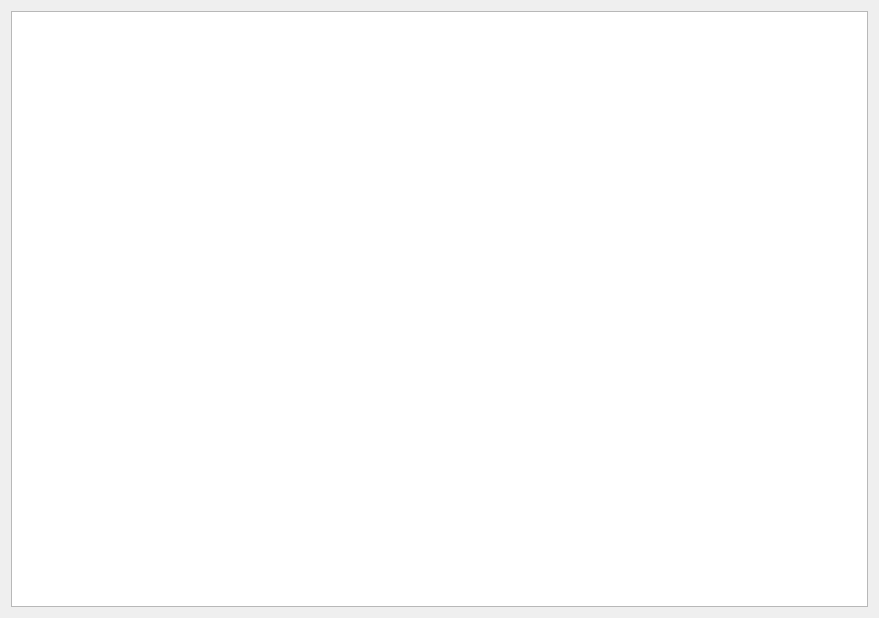
<?xml version="1.0" encoding="UTF-8"?>
<ui version="4.0">
 <class>matrix</class>
 <widget class="QDialog" name="matrix">
  <property name="geometry">
   <rect>
    <x>0</x>
    <y>0</y>
    <width>879</width>
    <height>618</height>
   </rect>
  </property>
  <property name="windowTitle">
   <string>Dialog</string>
  </property>
  <layout class="QGridLayout" name="gridLayout">
   <item row="0" column="0">
    <widget class="QTableView" name="tableView_1"/>
   </item>
  </layout>
 </widget>
 <resources/>
 <connections/>
</ui>
